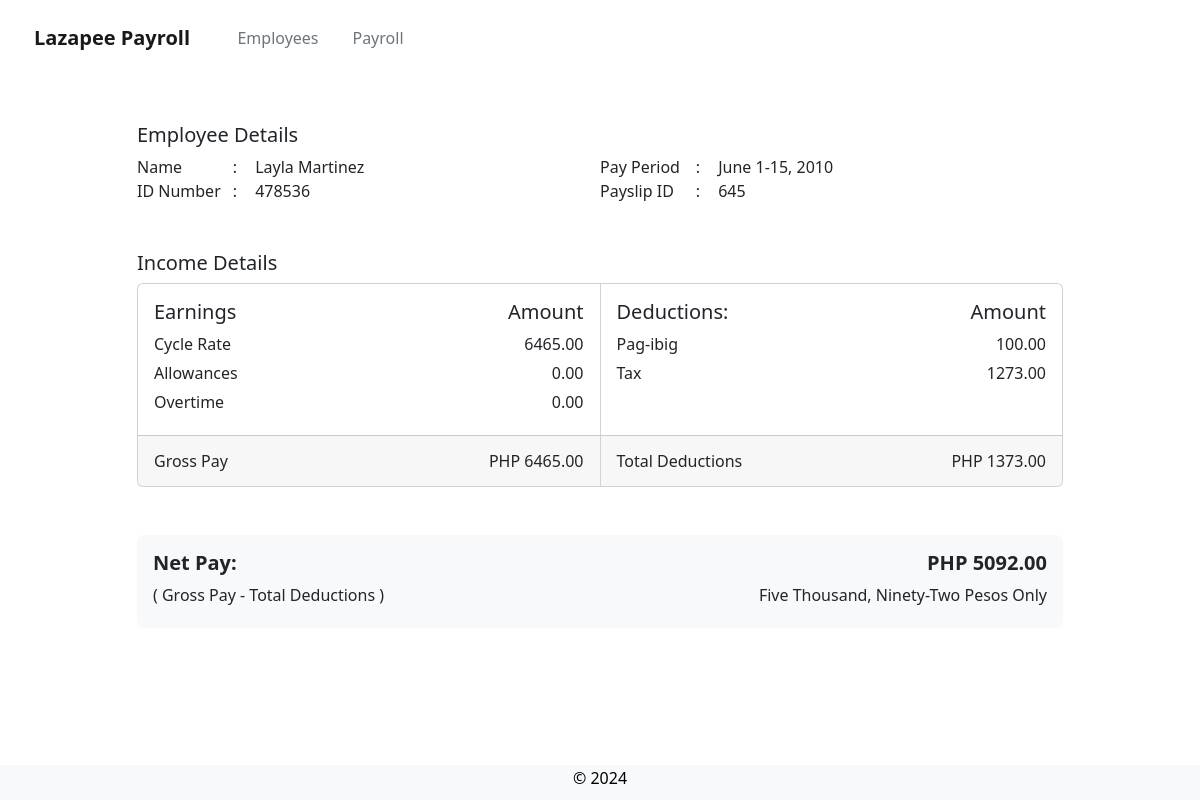
The page /view_payslip/645/ on the database its author committed.
### payroll_app/models.py (models this page shows)
class Payslip(models.Model):
    employee = models.ForeignKey(Employee, on_delete=models.CASCADE)
    id_number = models.IntegerField()
    rate = models.FloatField(default=0)
    cycle_rate = models.FloatField(default=0)
    overtime_pay = models.FloatField(null=True, default=0)
    allowance = models.FloatField(null=True, default=0)
    month = models.CharField(max_length=10)
    date_range = models.CharField(max_length=25)
    year = models.CharField(max_length=4)
    pay_cycle = models.IntegerField()
    tax = models.FloatField(null=True, default=0)
    philhealth = models.FloatField(null=True, default=0)
    pag_ibig = models.FloatField(null=True, default=0)
    sss = models.FloatField(null=True, default=0)
    total_deductions = models.FloatField(null=True, default=0)
    gross_pay = models.FloatField(null=True, default=0)
    total_pay = models.FloatField(null=True, default=0)
    total_pay_desc = models.CharField(max_length=300, default="")

class Employee(models.Model):
    name = models.CharField(max_length=25)
    id_number = models.IntegerField()
    rate = models.FloatField()
    overtime_hours = models.IntegerField(null=True, default=0)
    overtime_pay = models.FloatField(null=True, default=0)
    allowance = models.FloatField(null=True, default=0)

### payroll_app/views.py (the view)
# urls.py: path('view_payslip/<int:pk>/', views.view_payslip, name='view_payslip'),
def view_payslip(request, pk):
    payslip = Payslip.objects.get(pk=pk)
    return render(request, 'payroll_app/view_payslip.html', {'payslip':payslip})

### payroll_app/templates/payroll_app/view_payslip.html (shortened to what this page needs)
{% extends 'payroll_app/base.html' %}
{% load static %}
{% block content %}
<div class="row pb-5 mt-5">
    <h5> Employee Details </h5>
    <div class="d-flex flex-wrap">
        <div class="col-md-6">
            <span style="display:inline-block; min-width: 10ch;"> Name </span>
            <span style="display:inline-block; min-width: 2ch;"> : </span>
            <span> {{ payslip.employee.name }} </span>
        </div>
        <div class="col-md-6">
            <span style="display:inline-block; min-width: 10ch;"> Pay Period </span>
            <span style="display:inline-block; min-width: 2ch;"> : </span>
            <span> {{ payslip.date_range }} </span>
        </div>
        <div class="col-md-6">
            <span style="display:inline-block; min-width: 10ch;"> ID Number </span>
            <span style="display:inline-block; min-width: 2ch;"> : </span>
            <span> {{ payslip.id_number }} </span>
        </div>
        <div class="col-md-6">
            <span style="display:inline-block; min-width: 10ch;"> Payslip ID </span>
            <span style="display:inline-block; min-width: 2ch;"> : </span>
            <span> {{ payslip.pk }} </span>
        </div>
    </div>
</div>
<div class="row pb-5">
    <h5> Income Details </h5>
    <div class="card-group">
        <div class="card">
            <div class="card-body d-flex flex-wrap">
                <div class="col-md-6">
                    <h5 class="card-title"> Earnings </h5>
                    <p> Cycle Rate </p>
                    <p> Allowances </p>
                    <p> Overtime </p>
                </div>
                <div class="col-md-6" style="text-align: right;">
                    <h5 class="title">Amount</h5>
                    <p> {{ payslip.cycle_rate | floatformat:"2" }} </p>
                    <p> {{ payslip.allowance | floatformat:"2" }} </p>
                    <p> {{ payslip.overtime_pay | floatformat:"2" }} </p>
                </div>
            </div>
            <div class="card-footer d-flex flex-wrap">
                <div class="col-md-6">
                    <p> Gross Pay </p>
                </div>
                <div class="col-md-6" style="text-align: right;">
                    <p> PHP {{ payslip.gross_pay | floatformat:"2" }} </p>
                </div>
            </div>
        </div>
        <div class="card">
            <div class="card-body d-flex flex-wrap">
                <div class="col-md-6">
                    <h5 class="card-title"> Deductions: </h5>
                    {% if payslip.pay_cycle == 1 %}
                        <p> Pag-ibig </p>
                    {% else %}
                        <p> PhilHealth </p>
                        <p> SSS </p>
                    {% endif %}
                    <p> Tax </p>
                </div>
                <div class="col-md-6 text-end">
                    <h5 class="title">Amount</h5>
                    {% if payslip.pay_cycle == 1 %}
                        <p> {{ payslip.pag_ibig | floatformat:"2" }} </p>
                    {% else %}
                        <p> {{ payslip.philhealth | floatformat:"2" }} </p>
                        <p> {{ payslip.sss | floatformat:"2" }} </p>
                    {% endif %}
                    <p> {{ payslip.tax | floatformat:"2" }} </p>
                </div>
            </div>
            <div class="card-footer d-flex flex-wrap">
                <div class="col-md-6">
                    <p> Total Deductions </p>
                </div>
                <div class="col-md-6 text-end">
                    <p> PHP {{ payslip.total_deductions | floatformat:"2" }} </p>
                </div>
            </div>
        </div>
    </div>
</div>
<div class="row pb-5">
    <div class="card-group">
        <div class="card bg-light border-0">
            <div class="card-body">
                <h5><b> Net Pay: </b></h5>
                <p> ( Gross Pay - Total Deductions ) </p>
            </div>
        </div>
        <div class="card bg-light border-0">
            <div class="card-body" style="text-align: right;">
                <h5><b> PHP {{ payslip.total_pay | floatformat:"2" }} </b></h5>
                <p> {{ payslip.total_pay_desc }} Pesos Only </p>
            </div>
        </div>
    </div>
</div>
{% endblock %}

### payroll_app/templates/payroll_app/view_payslip.html (style rules this page uses)
p { margin-top: 5px; margin-bottom: 5px; }

### rows shown on the page
Payslip: employee.name "Layla Martinez", date_range "June 1-15, 2010", id_number "478536", pk "645", cycle_rate "6465.00", allowance "0.00", overtime_pay "0.00", gross_pay "6465.00", pag_ibig "100.00", tax "1273.00", total_deductions "1373.00", total_pay "5092.00", total_pay_desc "Five Thousand, Ninety-Two"
